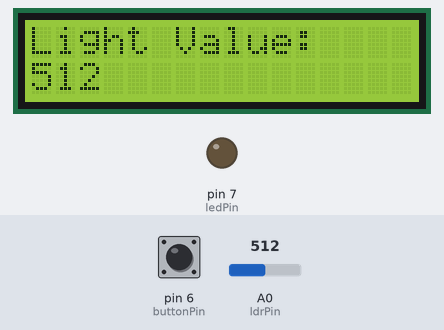
The sketch below on a simulated Arduino Uno, built with avr-gcc and run on an emulated ATmega328P. Parts: 16×2 character LCD, output pins drawn as LEDs (lit = HIGH). The inputs (shaded band) are chosen by the test bench; at power-on: pin 6 (buttonPin) HIGH, A0 (ldrPin) = 512.

Above: at 1.2 s.
1.3 s: pin 6 (buttonPin) pulled LOW for 0.15 s
At 2.7 s:
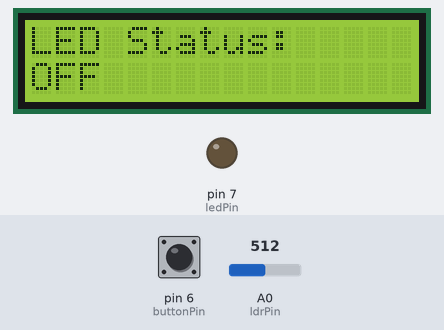
3.0 s: A0 (ldrPin) set to 489
At 4.1 s:
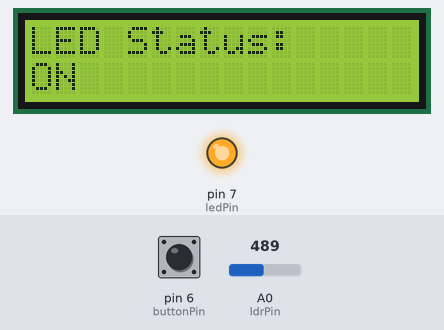
4.5 s: pin 6 (buttonPin) pulled LOW for 0.15 s
At 5.2 s:
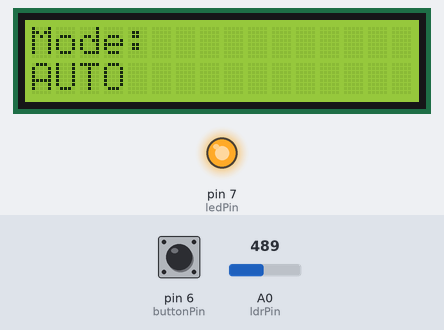
6.2 s: pin 6 (buttonPin) pulled LOW for 1 s
At 8.2 s:
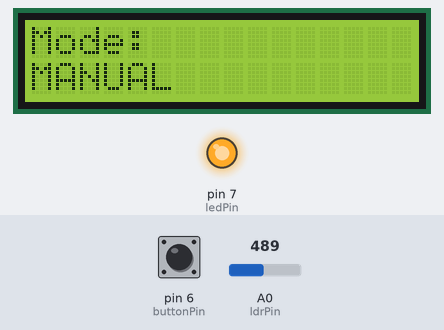
8.7 s: pin 6 (buttonPin) pulled LOW for 0.15 s
At 10.0 s:
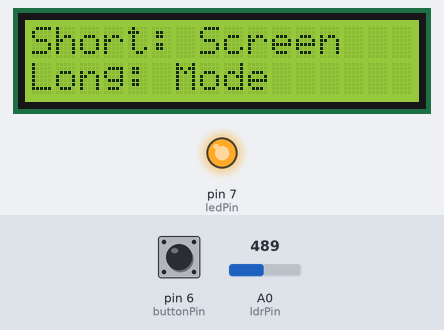
10.4 s: pin 6 (buttonPin) pulled LOW for 0.15 s
At 11.6 s:
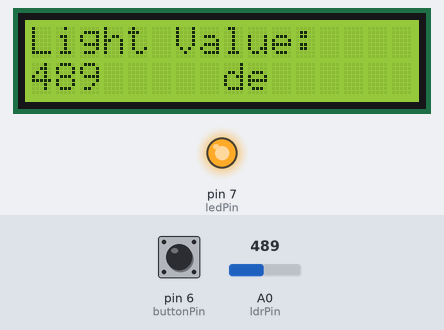
Timing chart, 0 to 13.1 s (numbered marks = the images above; inputs shaded):
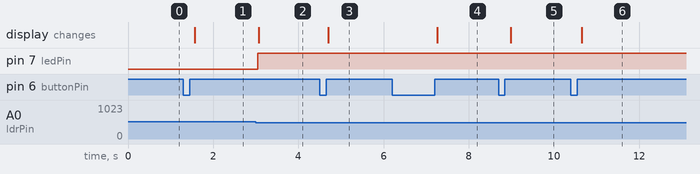

Measured:
- the behaviour switches between 500 and 499 on A0 (ldrPin) (found by bisection; images 1 and 2)
- after the input at 1.3 s, the display: changes after 0.27 s (image 1)
- after the input at 3.0 s, pin 7 (ledPin): LOW → HIGH after 0.05 s; the display: changes after 0.07 s (image 2)
- after the input at 4.5 s, the display: changes after 0.20 s (image 3)
- after the input at 6.2 s, the display: changes after 1.1 s (image 4)
- after the input at 8.7 s, the display: changes after 0.28 s (image 5)
- after the input at 10.4 s, the display: changes after 0.25 s (image 6)

The sketch:

code.ino
```cpp
#include <LiquidCrystal_I2C.h>
#define ldrPin A0
#define ledPin 7
#define buttonPin 6
LiquidCrystal_I2C lcd(0x27, 16, 2);
int screen = 0;
bool lastButton = HIGH;
bool mode = 0;          // 0 = AUTO, 1 = MANUAL
bool ledState = LOW;

unsigned long pressTime = 0;

void setup() {
  pinMode(ledPin, OUTPUT);
  pinMode(buttonPin, INPUT_PULLUP);
  lcd.init();
  lcd.backlight();
}

void loop() {

  int ldr = analogRead(ldrPin);
  bool button = digitalRead(buttonPin);

  // Button press detected
  if (lastButton == HIGH && button == LOW) {
    pressTime = millis();
  }

  // Button release detected
  if (lastButton == LOW && button == HIGH) {
    unsigned long duration = millis() - pressTime;

    if (duration > 800) {
      // LONG PRESS → toggle mode
      mode = !mode;
    } else {
      // SHORT PRESS → change screen
      screen++;
      if (screen > 3) screen = 0;
    }
  }

  lastButton = button;

  // AUTO Mode
  if (mode == 0) {
    ledState = (ldr < 500);
  }
  // MANUAL Mode (press button while on screen 1 to toggle LED)
  else {
    if (screen == 1 && lastButton == HIGH && button == LOW) {
      ledState = !ledState;
      delay(200);
    }
  }

  digitalWrite(ledPin, ledState);

  // LCD update (no full clear to reduce flicker)
  lcd.setCursor(0, 0);

  switch (screen) {

    case 0:
      lcd.print("Light Value:   ");
      lcd.setCursor(0, 1);
      lcd.print(ldr);
      lcd.print("     ");
      break;

    case 1:
      lcd.print("LED Status:    ");
      lcd.setCursor(0, 1);
      lcd.print(ledState ? "ON " : "OFF");
      lcd.print("        ");
      break;

    case 2:
      lcd.print("Mode:          ");
      lcd.setCursor(0, 1);
      lcd.print(mode ? "MANUAL " : "AUTO   ");
      break;

    case 3:
      lcd.print("Short: Screen  ");
      lcd.setCursor(0, 1);
      lcd.print("Long: Mode     ");
      break;
  }

  delay(100);
}
```
